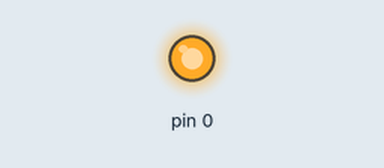
Simulated run of this sketch. Board: Arduino Uno, built with avr-gcc and run on an emulated ATmega328P. Parts: output pins drawn as LEDs (lit = HIGH).

Above: at 2.5 s.
At 7.5 s:
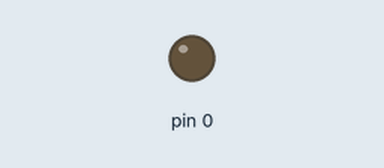
Timing chart, 0 to 13.0 s (numbered marks = the images above):
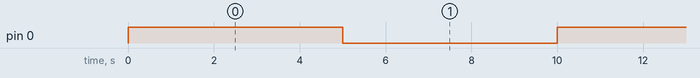

Measured:
- by itself, pin 0: alternates HIGH for 5.0 s and LOW for 5.0 s

The sketch:

amazing_amur_kup1.ino
```cpp
// C++ code
//
void setup()
{
  pinMode(0, OUTPUT);
}

void loop()
{
  digitalWrite(0, HIGH);
  delay(5000); // Wait for 5000 millisecond(s)
  digitalWrite(0, LOW);
  delay(5000); // Wait for 5000 millisecond(s)
}
```

adam_no.c
```cpp
#include<stdio.h>
int main()
{
   int n,m,a,b,rev=0,c,d;
    printf("enter the number=");
    scanf("%d",&n);
    a=n*n;
    while(n!=0)
    {

        b=n%10;
        rev=rev*10+b;
        n=n/10;
    }
    m=rev*rev;
    while(m!=0)
    {
        c=m%10;
        d=d*10+c;
        m=m/10;
    }
    if(a==d)
    {

        printf("\n true");
    }
    else{
        printf("\n false");
    }

}
```

armstrong.c
```cpp
#include<stdio.h>
int main()
{

    int n,reverse = 0,remainder;
    printf("enter the number=");
    scanf("%d",&n);
    while (n!=0)
    {

        remainder = n%10;
        reverse = reverse*10+remainder;
        n/=10;
    }
    {
    printf("reversed number=%d",reverse);
    }
    return 0;

}
```

double_linked.c
```cpp
#include<stdio.h>
#include<stdlib.h>
struct node
{

    int data;
    struct node*next,*prev;
};
void display(struct node*first)
{
    while(first!=NULL)
    {

        printf("%d",first->data);

        first=first->next;
    }}
    void create()
    {
        struct node * first ,*last;
        first=(struct node*)malloc(sizeof (struct node));
        int n;
        scanf("%d",&n);
        first->data=n;
        first->next=NULL;
        first->prev=NULL;
        last=first;
        scanf("%d",&n);
        while(n!=-1)
        {
            struct node*temp;
            temp=(struct node*)malloc(sizeof(struct node));
            temp->data=n;
            temp->next=NULL;
            last->next=temp;
            temp->prev=last;
            last=temp;
            scanf("%d",&n);
        }
        display(first);
    }


    void main()
    {
        create();
    }
```

factorial.recrsion.c
```cpp
#include<stdio.h>
int fact(int n);
int main()
{

    int n=5,ans;
    ans = fact(n);
    printf("%d",ans);
}
    int fact(int n)
    {
        if(n<0)
        {
            return 0;
        }
        else if(n==0||n==1)
        {
            return 1;
        }
        else
        {
            return n*fact(n-1);        }
    }
```

malloc.c
```cpp
#include<stdio.h>
#include<stdlib.h>
int main()
{

    int n=3;
    int*arr=(int*)malloc(n * sizeof(int));
    for(int i=0;i<n;i++)
    {
        scanf("%d",&arr);
        for(int j=0;j<n;j++)
            printf("%d",arr[i]);
    }
}
```

single_linked.c
```cpp
#include<stdio.h>
#include<stdlib.h>
struct node
{

    int data;
    struct node*next;
};
void display(struct node*first)
{
    while(first!=NULL)
    {

        printf("%d",first->data);

        first=first->next;
    }}
    void create()
    {
        struct node * first ,*last;
        first=(struct node*)malloc(sizeof (struct node));
        int n;
        scanf("%d",&n);
        first->data=n;
        first->next=NULL;
        last=first;
        scanf("%d",&n);
        while(n!=-1)
        {
            struct node*temp;
            temp=(struct node*)malloc(sizeof(struct node));
            temp->data=n;
            temp->next=NULL;
            last->next=temp;
            last=temp;
            scanf("%d",&n);
        }
        display(first);
    }


    void main()
    {
        create();
    }
```
